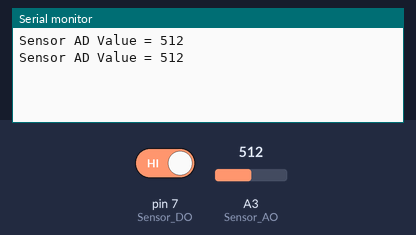
Recording of a sketch running on a simulated Arduino Uno, built with avr-gcc and run on an emulated ATmega328P. Shown: the last lines printed to the serial monitor. The test bench sets the inputs (shaded band); at power-on: pin 7 (Sensor_DO) HIGH, A3 (Sensor_AO) = 512.

Above: at 1.8 s.
1.9 s: pin 7 (Sensor_DO) driven LOW
At 2.4 s:
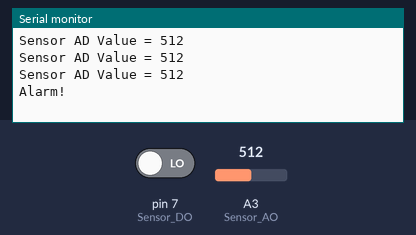
4.5 s: A3 (Sensor_AO) set to 716
At 5.8 s:
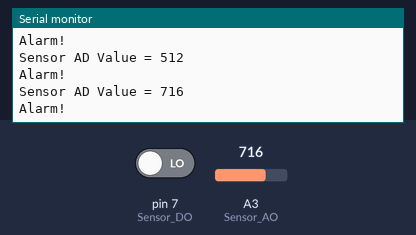
6.0 s: A3 (Sensor_AO) set to 900
At 6.7 s:
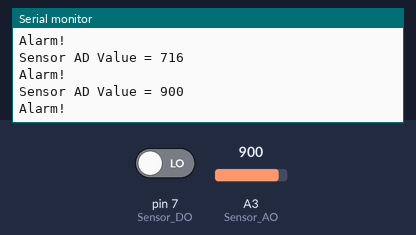
Timing chart, 0 to 9.0 s (numbered marks = the images above; inputs shaded):
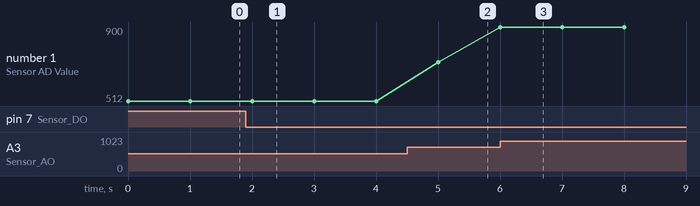

Measured:
- after the input at 1.9 s, the serial monitor: prints a new line after 0.13 s (image 1)
- after the input at 4.5 s, the serial monitor: prints a new line after 0.50 s (image 2)
- after the input at 6.0 s, the serial monitor: prints a new line at once (image 3)
- plotted number 1: 512 → 716 after the input at 4.5 s, 716 → 900 after the input at 6.0 s

The sketch:

MQ-2_SmokeDetector.ino
```cpp
/*
   MQ-2烟雾传感器的使用
*/
#include <Arduino.h>

#define Sensor_AO A3
#define Sensor_DO 7

//#define Sensor_AO A0
//#define Sensor_DO 2

unsigned int sensorValue = 0;

void setup()
{
  pinMode(Sensor_AO, INPUT);
  pinMode(Sensor_DO, INPUT);
  Serial.begin(9600);
}

void loop()
{
  sensorValue = analogRead(Sensor_AO);
  Serial.print("Sensor AD Value = ");
  Serial.println(sensorValue);

  if (digitalRead(Sensor_DO) == LOW)
  {
    Serial.println("Alarm!");
  }
  delay(1000);
}

// 相同的代码也可以用于火焰传感器，同时接收AO和DO
// 火焰传感器 AO值一般为1023，台灯灯光贴脸，可以触发报警，AO值到个位数
```
